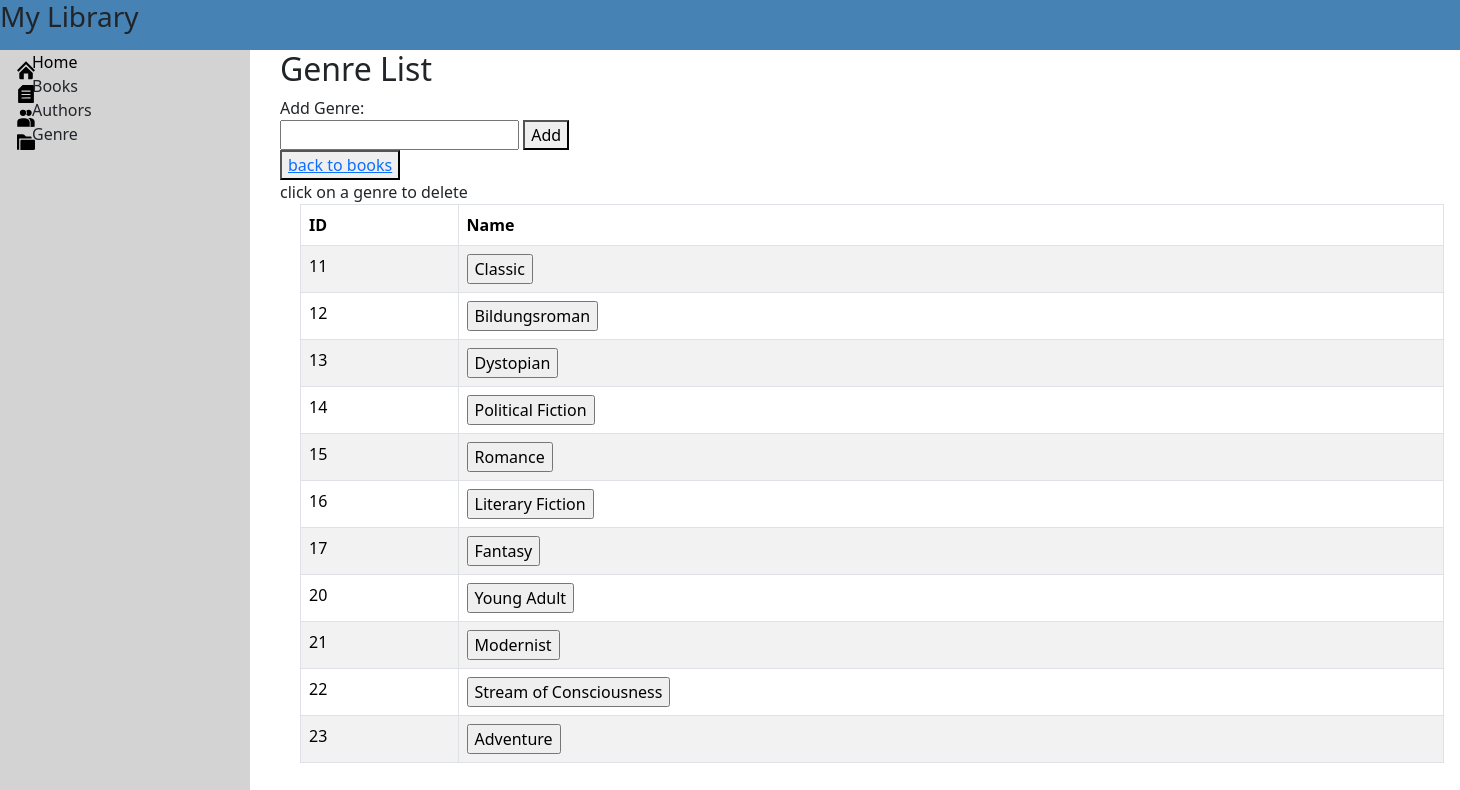
Page /genre_list on the committed database.
### MainApp/models.py (models this page shows, shortened)
class Genre(models.Model):
    name = models.CharField(max_length=200)
    class Meta:
        constraints = [
            models.UniqueConstraint(
                fields=["name"], name="unique_genre_name"
            )
        ]

### MainApp/views.py (the view)
# urls.py: path('genre_list', views.genre_list, name='genre_list'),
def genre_list(request):
    genres = Genre.objects.all()
    return render(request, 'genre_list.html', {'genres': genres})

### MainApp/templates/genre_list.html (shortened to what this page needs)
{% extends "master.html" %}
{% block content %}
  <h2>Genre List</h2>
  <div>
    Add Genre:
    <form method="post" action="{% url 'genre_create' %}">
        <input type="text" id="genre_name" name="genre_name">
        <button type="submit">Add</button>
    </form>
    <button><a href="{% url 'book_list' %}">back to books</a></button>
    <br>
    click on a genre to delete
  </div>
  <div class="row fixTableHead" style="width:80%; overflow:auto; margin-left:20px;">
    <table class="table table-bordered table-striped" id="tblmain" spellcheck="false">
      <thead class="table-bordered " style="background-color: lightskyblue;">
        <tr>
          <th scope="col" name=""> ID </th>
          <th scope="col" name=""> Name </th>
        </tr>
      </thead>
      <tbody id="tbodymain" activerowidx="0">
        {% for genre in genres %}
        <tr>
          <td class="field-id">{{ genre.id }} </td>
          <td class="field-name">
            <form method="post" action="{% url 'genre_delete' genre.name %}">
              <input type="submit" value="{{ genre.name }}">
            </form>
          </td>
        </tr>
        {% endfor %}
      </tbody>
    </table>
  </div>
{% endblock %}

### rows in the picture
Genre: id "11", name "Classic"
Genre: id "12", name "Bildungsroman"
Genre: id "13", name "Dystopian"
Genre: id "14", name "Political Fiction"
Genre: id "15", name "Romance"
Genre: id "16", name "Literary Fiction"
Genre: id "17", name "Fantasy"
Genre: id "20", name "Young Adult"
Genre: id "21", name "Modernist"
Genre: id "22", name "Stream of Consciousness"
Genre: id "23", name "Adventure"
